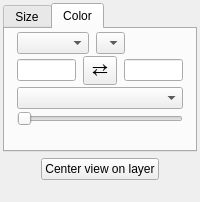
<?xml version="1.0" encoding="UTF-8"?>
<ui version="4.0">
 <class>Form</class>
 <widget class="QWidget" name="Form">
  <property name="geometry">
   <rect>
    <x>0</x>
    <y>0</y>
    <width>200</width>
    <height>202</height>
   </rect>
  </property>
  <property name="windowTitle">
   <string>Form</string>
  </property>
  <layout class="QVBoxLayout" name="verticalLayout_3">
   <property name="leftMargin">
    <number>3</number>
   </property>
   <property name="topMargin">
    <number>3</number>
   </property>
   <property name="rightMargin">
    <number>3</number>
   </property>
   <property name="bottomMargin">
    <number>3</number>
   </property>
   <item>
    <widget class="QTabWidget" name="tab_widget">
     <property name="currentIndex">
      <number>1</number>
     </property>
     <widget class="QWidget" name="tab_2">
      <attribute name="title">
       <string>Size</string>
      </attribute>
      <layout class="QVBoxLayout" name="verticalLayout">
       <property name="spacing">
        <number>2</number>
       </property>
       <property name="leftMargin">
        <number>12</number>
       </property>
       <property name="topMargin">
        <number>3</number>
       </property>
       <property name="rightMargin">
        <number>12</number>
       </property>
       <property name="bottomMargin">
        <number>3</number>
       </property>
       <item>
        <widget class="QWidget" name="size_row_1" native="true">
         <layout class="QHBoxLayout" name="horizontalLayout">
          <property name="spacing">
           <number>7</number>
          </property>
          <property name="leftMargin">
           <number>0</number>
          </property>
          <property name="topMargin">
           <number>0</number>
          </property>
          <property name="rightMargin">
           <number>0</number>
          </property>
          <property name="bottomMargin">
           <number>0</number>
          </property>
          <item>
           <widget class="QComboBox" name="combosel_size_mode">
            <property name="sizePolicy">
             <sizepolicy hsizetype="Minimum" vsizetype="Fixed">
              <horstretch>0</horstretch>
              <verstretch>0</verstretch>
             </sizepolicy>
            </property>
            <property name="maximumSize">
             <size>
              <width>80</width>
              <height>16777215</height>
             </size>
            </property>
           </widget>
          </item>
          <item>
           <widget class="QComboBox" name="combosel_size_att">
            <property name="sizeAdjustPolicy">
             <enum>QComboBox::AdjustToMinimumContentsLength</enum>
            </property>
           </widget>
          </item>
          <item>
           <widget class="QLineEdit" name="valuetext_size"/>
          </item>
         </layout>
        </widget>
       </item>
       <item>
        <widget class="QWidget" name="size_row_2" native="true">
         <layout class="QHBoxLayout" name="horizontalLayout_2">
          <property name="spacing">
           <number>7</number>
          </property>
          <property name="leftMargin">
           <number>0</number>
          </property>
          <property name="topMargin">
           <number>0</number>
          </property>
          <property name="rightMargin">
           <number>0</number>
          </property>
          <property name="bottomMargin">
           <number>0</number>
          </property>
          <item>
           <widget class="QLineEdit" name="valuetext_size_vmin"/>
          </item>
          <item>
           <widget class="QToolButton" name="button_flip_size">
            <property name="font">
             <font>
              <pointsize>14</pointsize>
             </font>
            </property>
            <property name="styleSheet">
             <string notr="true">padding: 0px</string>
            </property>
            <property name="text">
             <string>⇄</string>
            </property>
           </widget>
          </item>
          <item>
           <widget class="QLineEdit" name="valuetext_size_vmax"/>
          </item>
         </layout>
        </widget>
       </item>
       <item>
        <widget class="QWidget" name="size_row_3" native="true">
         <layout class="QHBoxLayout" name="horizontalLayout_3">
          <property name="spacing">
           <number>7</number>
          </property>
          <property name="leftMargin">
           <number>0</number>
          </property>
          <property name="topMargin">
           <number>0</number>
          </property>
          <property name="rightMargin">
           <number>0</number>
          </property>
          <property name="bottomMargin">
           <number>0</number>
          </property>
          <item>
           <widget class="QSlider" name="value_size_scaling">
            <property name="maximum">
             <number>11</number>
            </property>
            <property name="value">
             <number>50</number>
            </property>
            <property name="orientation">
             <enum>Qt::Horizontal</enum>
            </property>
           </widget>
          </item>
         </layout>
        </widget>
       </item>
       <item>
        <spacer name="verticalSpacer">
         <property name="orientation">
          <enum>Qt::Vertical</enum>
         </property>
         <property name="sizeHint" stdset="0">
          <size>
           <width>20</width>
           <height>40</height>
          </size>
         </property>
        </spacer>
       </item>
      </layout>
     </widget>
     <widget class="QWidget" name="tab_4">
      <attribute name="title">
       <string>Color</string>
      </attribute>
      <layout class="QVBoxLayout" name="verticalLayout_2">
       <property name="spacing">
        <number>2</number>
       </property>
       <property name="leftMargin">
        <number>12</number>
       </property>
       <property name="topMargin">
        <number>3</number>
       </property>
       <property name="rightMargin">
        <number>12</number>
       </property>
       <property name="bottomMargin">
        <number>3</number>
       </property>
       <item>
        <widget class="QWidget" name="color_row_1" native="true">
         <layout class="QHBoxLayout" name="horizontalLayout_6">
          <property name="spacing">
           <number>7</number>
          </property>
          <property name="leftMargin">
           <number>0</number>
          </property>
          <property name="topMargin">
           <number>0</number>
          </property>
          <property name="rightMargin">
           <number>0</number>
          </property>
          <property name="bottomMargin">
           <number>0</number>
          </property>
          <item>
           <widget class="QComboBox" name="combosel_color_mode">
            <property name="maximumSize">
             <size>
              <width>80</width>
              <height>16777215</height>
             </size>
            </property>
           </widget>
          </item>
          <item>
           <widget class="QComboBox" name="combosel_cmap_att">
            <property name="sizeAdjustPolicy">
             <enum>QComboBox::AdjustToMinimumContentsLength</enum>
            </property>
           </widget>
          </item>
          <item>
           <widget class="QColorBox" name="color_color">
            <property name="sizePolicy">
             <sizepolicy hsizetype="Preferred" vsizetype="Minimum">
              <horstretch>0</horstretch>
              <verstretch>0</verstretch>
             </sizepolicy>
            </property>
            <property name="text">
             <string/>
            </property>
           </widget>
          </item>
          <item>
           <widget class="QWidget" name="spacer_color_label" native="true"/>
          </item>
         </layout>
        </widget>
       </item>
       <item>
        <widget class="QWidget" name="color_row_2" native="true">
         <layout class="QHBoxLayout" name="horizontalLayout_8">
          <property name="spacing">
           <number>7</number>
          </property>
          <property name="leftMargin">
           <number>0</number>
          </property>
          <property name="topMargin">
           <number>0</number>
          </property>
          <property name="rightMargin">
           <number>0</number>
          </property>
          <property name="bottomMargin">
           <number>0</number>
          </property>
          <item>
           <widget class="QLineEdit" name="valuetext_cmap_vmin"/>
          </item>
          <item>
           <widget class="QToolButton" name="button_flip_cmap">
            <property name="font">
             <font>
              <pointsize>14</pointsize>
             </font>
            </property>
            <property name="styleSheet">
             <string notr="true">padding: 0px</string>
            </property>
            <property name="text">
             <string>⇄</string>
            </property>
           </widget>
          </item>
          <item>
           <widget class="QLineEdit" name="valuetext_cmap_vmax"/>
          </item>
         </layout>
        </widget>
       </item>
       <item>
        <widget class="QWidget" name="color_row_3" native="true">
         <layout class="QHBoxLayout" name="horizontalLayout_9">
          <property name="spacing">
           <number>7</number>
          </property>
          <property name="leftMargin">
           <number>0</number>
          </property>
          <property name="topMargin">
           <number>0</number>
          </property>
          <property name="rightMargin">
           <number>0</number>
          </property>
          <property name="bottomMargin">
           <number>0</number>
          </property>
          <item>
           <widget class="QColormapCombo" name="combodata_cmap">
            <property name="sizeAdjustPolicy">
             <enum>QComboBox::AdjustToMinimumContentsLength</enum>
            </property>
           </widget>
          </item>
         </layout>
        </widget>
       </item>
       <item>
        <widget class="QSlider" name="value_alpha">
         <property name="maximum">
          <number>11</number>
         </property>
         <property name="orientation">
          <enum>Qt::Horizontal</enum>
         </property>
        </widget>
       </item>
       <item>
        <spacer name="verticalSpacer_2">
         <property name="orientation">
          <enum>Qt::Vertical</enum>
         </property>
         <property name="sizeHint" stdset="0">
          <size>
           <width>20</width>
           <height>40</height>
          </size>
         </property>
        </spacer>
       </item>
      </layout>
     </widget>
    </widget>
   </item>
   <item>
    <layout class="QHBoxLayout" name="horizontalLayout_4">
     <item>
      <spacer name="horizontalSpacer_2">
       <property name="orientation">
        <enum>Qt::Horizontal</enum>
       </property>
       <property name="sizeHint" stdset="0">
        <size>
         <width>40</width>
         <height>20</height>
        </size>
       </property>
      </spacer>
     </item>
     <item>
      <widget class="QPushButton" name="button_center">
       <property name="text">
        <string>Center view on layer</string>
       </property>
      </widget>
     </item>
     <item>
      <spacer name="horizontalSpacer">
       <property name="orientation">
        <enum>Qt::Horizontal</enum>
       </property>
       <property name="sizeHint" stdset="0">
        <size>
         <width>40</width>
         <height>20</height>
        </size>
       </property>
      </spacer>
     </item>
    </layout>
   </item>
   <item>
    <spacer name="verticalSpacer_3">
     <property name="orientation">
      <enum>Qt::Vertical</enum>
     </property>
     <property name="sizeHint" stdset="0">
      <size>
       <width>20</width>
       <height>40</height>
      </size>
     </property>
    </spacer>
   </item>
  </layout>
 </widget>
 <customwidgets>
  <customwidget>
   <class>QColorBox</class>
   <extends>QLabel</extends>
   <header>glue.utils.qt.colors</header>
  </customwidget>
  <customwidget>
   <class>QColormapCombo</class>
   <extends>QComboBox</extends>
   <header>glue.utils.qt.colors</header>
  </customwidget>
 </customwidgets>
 <resources/>
 <connections/>
</ui>
